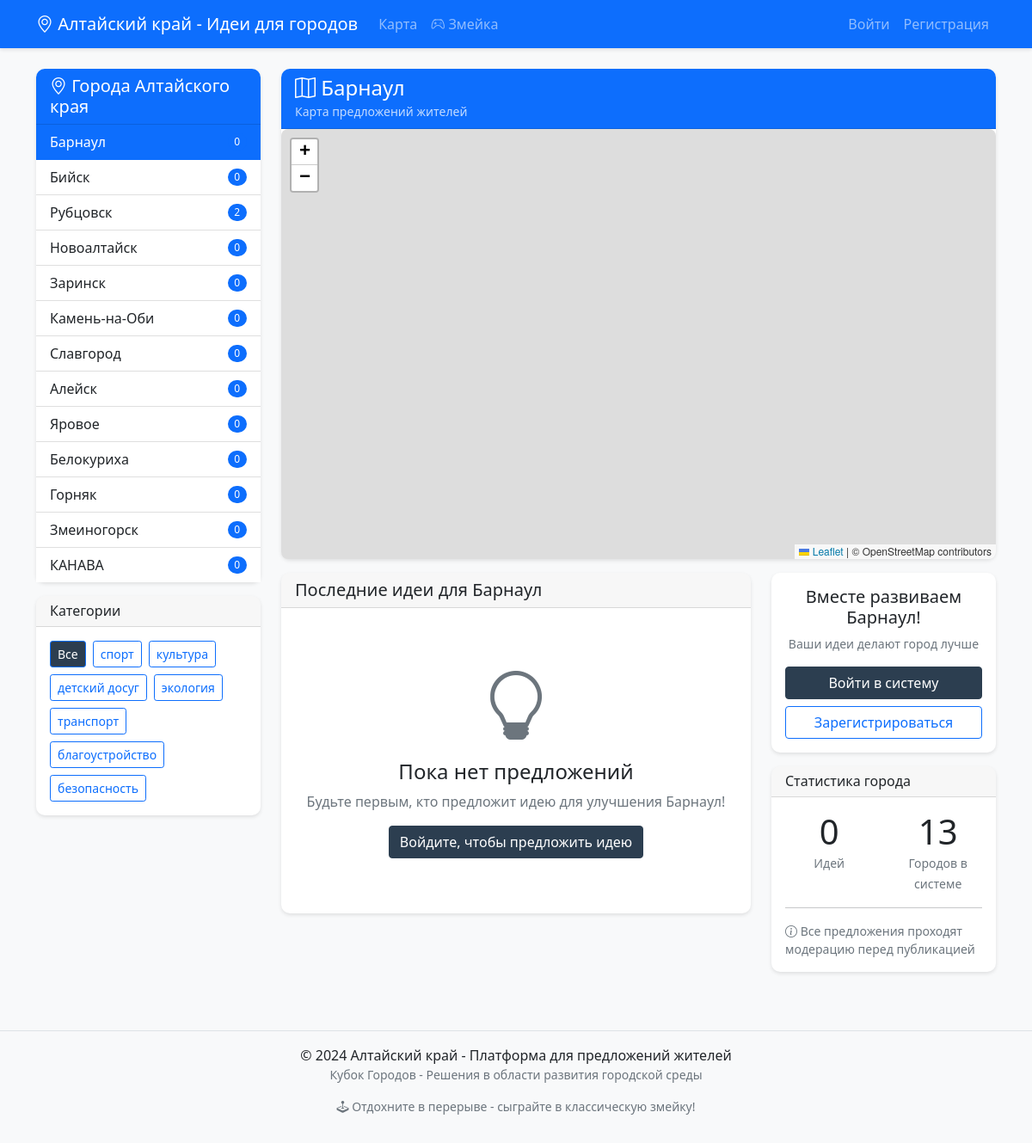
The page / on the database its author committed.
### models.py (models this page shows)
class City(db.Model):
    id = db.Column(db.Integer, primary_key=True)
    name = db.Column(db.String(100), unique=True, nullable=False)
    region = db.Column(db.String(100), default='Алтайский край')
    latitude = db.Column(db.Float, nullable=False)
    longitude = db.Column(db.Float, nullable=False)
    zoom_level = db.Column(db.Integer, default=12)
    is_active = db.Column(db.Boolean, default=True)
    created_at = db.Column(db.DateTime, default=datetime.utcnow)
    points = db.relationship('CityPoint', backref='city', lazy=True)

### app.py (the view)
@app.route('/')
@app.route('/city/<int:city_id>')
def index(city_id=None):
    cities = City.query.filter_by(is_active=True).all()
    if city_id:
        current_city = City.query.get_or_404(city_id)
    elif cities:
        current_city = cities[0]
    else:
        current_city = None
    points = []
    if current_city:
        points = CityPoint.query.filter_by(
            city_id=current_city.id,
            status='approved'
        ).order_by(CityPoint.created_at.desc()).all()
    categories = ['спорт', 'культура', 'детский досуг', 'экология', 'транспорт', 'благоустройство', 'безопасность']
    return render_template('index.html',
                           cities=cities,
                           current_city=current_city,
                           points=points,
                           categories=categories)

### templates/index.html (shortened to what this page needs)
{% extends "base.html" %}
{% block content %}
<div class="row">
    <div class="col-md-3">
        <div class="card mb-3">
            <div class="card-header bg-primary text-white">
                <h5 class="mb-0">
                    <i class="bi bi-geo-alt"></i> Города Алтайского края
                </h5>
            </div>
            <div class="card-body p-0">
                <div class="list-group list-group-flush">
                    {% for city in cities %}
                    <a href="{{ url_for('index', city_id=city.id) }}"
                       class="list-group-item list-group-item-action {% if current_city and city.id == current_city.id %}active{% endif %}">
                        <div class="d-flex w-100 justify-content-between align-items-center">
                            <span>{{ city.name }}</span>
                            <span class="badge bg-primary rounded-pill">
                                {{ city.points|selectattr('status', 'equalto', 'approved')|list|length }}
                            </span>
                        </div>
                    </a>
                    {% endfor %}
                </div>
            </div>
        </div>
        <div class="card">
            <div class="card-header">
                <h6 class="mb-0">Категории</h6>
            </div>
            <div class="card-body">
                <div class="d-flex flex-wrap gap-2" id="category-filter">
                    <button class="btn btn-sm btn-outline-primary category-btn active" data-category="all">
                        Все
                    </button>
                    {% for category in categories %}
                    <button class="btn btn-sm btn-outline-primary category-btn" data-category="{{ category }}">
                        {{ category }}
                    </button>
                    {% endfor %}
                </div>
            </div>
        </div>
    </div>
    <div class="col-md-9">
        {% if current_city %}
        <div class="card mb-3">
            <div class="card-header bg-primary text-white d-flex justify-content-between align-items-center">
                <div>
                    <h4 class="mb-0">
                        <i class="bi bi-map"></i> {{ current_city.name }}
                    </h4>
                    <small class="opacity-75">Карта предложений жителей</small>
                </div>
            </div>
            <div class="card-body p-0">
                <div id="map" style="height: 500px;"></div>
            </div>
        </div>
        <div class="row">
            <div class="col-md-8">
                <div class="card">
                    <div class="card-header">
                        <h5 class="mb-0">Последние идеи для {{ current_city.name }}</h5>
                    </div>
                    <div class="card-body">
                        {% if points %}
                        <div class="list-group">
                            {% for point in points %}
                            <a href="{{ url_for('point_detail', point_id=point.id) }}"
                               class="list-group-item list-group-item-action">
                                <div class="d-flex w-100 justify-content-between">
                                    <h6 class="mb-1">{{ point.title }}</h6>
                                    <small>{{ point.created_at.strftime('%d.%m.%Y') }}</small>
                                </div>
                                <p class="mb-1 small text-truncate">{{ point.description[:100] }}...</p>
                                <small>
                                    <span class="badge bg-primary">{{ point.category }}</span>
                                    <span class="badge bg-secondary">{{ point.author.username }}</span>
                                    <span class="badge bg-success">{{ point.votes|selectattr('vote_type', 'equalto', 'upvote')|list|length }} 👍</span>
                                </small>
                            </a>
                            {% endfor %}
                        </div>
                        {% else %}
                        <div class="text-center py-5">
                            <i class="bi bi-lightbulb display-1 text-muted"></i>
                            <h4 class="mt-3">Пока нет предложений</h4>
                            <p class="text-muted">Будьте первым, кто предложит идею для улучшения {{ current_city.name }}!</p>
                            {% if current_user.is_authenticated %}
                            <a href="{{ url_for('add_point') }}" class="btn btn-primary">
                                <i class="bi bi-plus-circle"></i> Добавить первую идею
                            </a>
                            {% else %}
                            <a href="{{ url_for('login') }}" class="btn btn-primary">
                                Войдите, чтобы предложить идею
                            </a>
                            {% endif %}
                        </div>
                        {% endif %}
                    </div>
                </div>
            </div>
            <div class="col-md-4">
                <div class="card mb-3">
                    <div class="card-body text-center">
                        <h5>Вместе развиваем {{ current_city.name }}!</h5>
                        <p class="text-muted small">Ваши идеи делают город лучше</p>
                        {% if current_user.is_authenticated %}
                        <a href="{{ url_for('add_point') }}" class="btn btn-primary w-100">
                            <i class="bi bi-plus-circle"></i> Предложить идею
                        </a>
                        {% else %}
                        <div class="d-grid gap-2">
                            <a href="{{ url_for('login') }}" class="btn btn-primary">
                                Войти в систему
                            </a>
                            <a href="{{ url_for('register') }}" class="btn btn-outline-primary">
                                Зарегистрироваться
                            </a>
                        </div>
                        {% endif %}
                    </div>
                </div>
                <div class="card">
                    <div class="card-header">
                        <h6 class="mb-0">Статистика города</h6>
                    </div>
                    <div class="card-body">
                        <div class="row text-center">
                            <div class="col-6">
                                <div class="display-6">{{ points|length }}</div>
                                <small class="text-muted">Идей</small>
                            </div>
                            <div class="col-6">
                                <div class="display-6">{{ cities|length }}</div>
                                <small class="text-muted">Городов в системе</small>
                            </div>
                        </div>
                        <hr>
                        <p class="small text-muted mb-0">
                            <i class="bi bi-info-circle"></i>
                            Все предложения проходят модерацию перед публикацией
                        </p>
                    </div>
                </div>
            </div>
        </div>
        {% endif %}
    </div>
</div>
{% endblock %}
{% block scripts %}
<link rel="stylesheet" href="https://unpkg.com/leaflet@1.9.4/dist/leaflet.css" />
{% endblock %}

### templates/base.html (shortened to what this page needs)
<!DOCTYPE html>
<html lang="ru">
<head>
    <link href="https://cdn.jsdelivr.net/npm/bootstrap@5.1.3/dist/css/bootstrap.min.css" rel="stylesheet">
    <link rel="stylesheet" href="https://cdn.jsdelivr.net/npm/bootstrap-icons@1.8.1/font/bootstrap-icons.css">
</head>
<body>
    <nav class="navbar navbar-expand-lg navbar-dark bg-primary">
        <div class="container">
            <a class="navbar-brand" href="{{ url_for('index') }}">
                <i class="bi bi-geo-alt"></i> Алтайский край - Идеи для городов
            </a>
            <div class="collapse navbar-collapse" id="navbarNav">
                <ul class="navbar-nav me-auto">
                    <li class="nav-item">
                        <a class="nav-link" href="{{ url_for('index') }}">Карта</a>
                    </li>
                    <li class="nav-item">
                        <a class="nav-link" href="{{ url_for('snake_game') }}">
                            <i class="bi bi-controller"></i> Змейка
                        </a>
                    </li>
                </ul>
                <ul class="navbar-nav">
                    {% if current_user.is_authenticated %}
                    <li class="nav-item">
                        <span class="nav-link">Привет, {{ current_user.username }}!</span>
                    </li>
                    <li class="nav-item">
                        <a class="nav-link" href="{{ url_for('logout') }}">Выйти</a>
                    </li>
                    {% else %}
                    <li class="nav-item">
                        <a class="nav-link" href="{{ url_for('login') }}">Войти</a>
                    </li>
                    <li class="nav-item">
                        <a class="nav-link" href="{{ url_for('register') }}">Регистрация</a>
                    </li>
                    {% endif %}
                </ul>
            </div>
        </div>
    </nav>
    <div class="container mt-4">
        {% block content %}{% endblock %}
    </div>
    <footer class="mt-5 py-3 bg-light border-top">
        <div class="container text-center">
            <p class="mb-0">&copy; 2024 Алтайский край - Платформа для предложений жителей</p>
            <p class="text-muted small">Кубок Городов - Решения в области развития городской среды</p>
            <p class="small text-muted mt-2">
                <i class="bi bi-joystick"></i> Отдохните в перерыве - сыграйте в классическую змейку!
            </p>
        </div>
    </footer>
    {% block scripts %}{% endblock %}
</body>
</html>

### templates/base.html (style rules this page uses)
body { font-family: 'Segoe UI', Tahoma, Geneva, Verdana, sans-serif; background-color: #f8f9fa; }
.navbar { box-shadow: 0 2px 4px rgba(0,0,0,0.1); }
.card { box-shadow: 0 2px 4px rgba(0,0,0,0.1); border: none; margin-bottom: 20px; border-radius: 10px; }
.card-header { border-radius: 10px 10px 0 0 !important; }
.btn-primary { background-color: #2c3e50; border-color: #2c3e50; }
.badge { font-weight: normal; }
#map, #point-map, #detail-map, #profile-map { border-radius: 8px; }
.category-btn.active { background-color: #2c3e50; color: white; }
footer { margin-top: 50px; }

### rows shown on the page
City: name "Барнаул", points|selectattr "0"
City: name "Бийск", points|selectattr "0"
City: name "Рубцовск", points|selectattr "2"
City: name "Новоалтайск", points|selectattr "0"
City: name "Заринск", points|selectattr "0"
City: name "Камень-на-Оби", points|selectattr "0"
City: name "Славгород", points|selectattr "0"
City: name "Алейск", points|selectattr "0"
City: name "Яровое", points|selectattr "0"
City: name "Белокуриха", points|selectattr "0"
City: name "Горняк", points|selectattr "0"
City: name "Змеиногорск", points|selectattr "0"
City: name "КАНАВА", points|selectattr "0"

### other values the page prints
{{ category }} "спорт" "культура" "детский досуг" "экология" "транспорт" "благоустройство" "безопасность"
{{ points|length }} "0"
{{ cities|length }} "13"
